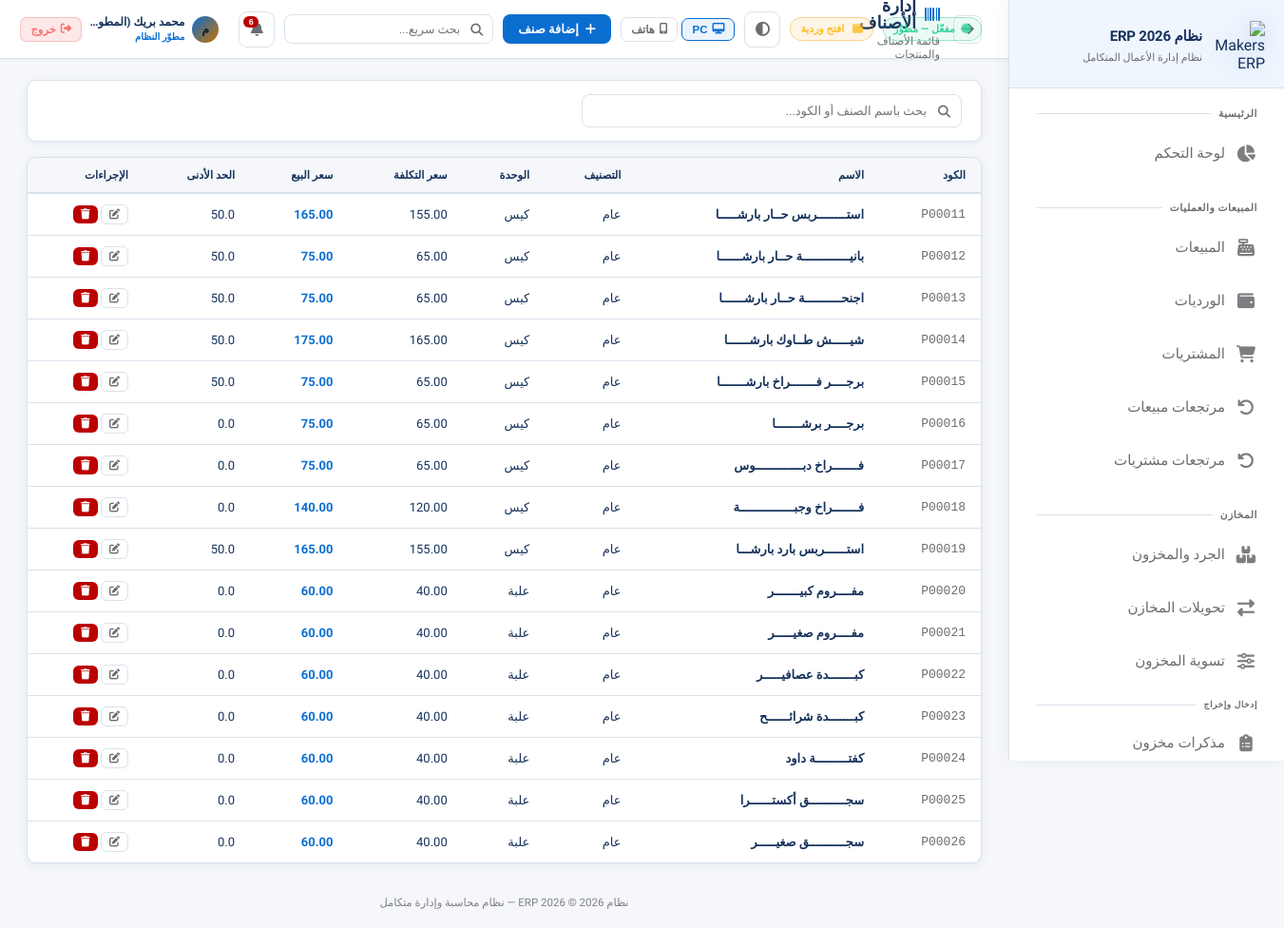
Screenshot of /products (signed in) with the database file from the repository.
### app.py (models this page shows, shortened)
class AppSetting(db.Model):
    id = db.Column(db.Integer, primary_key=True)
    key = db.Column(db.String(80), unique=True, nullable=False)
    value = db.Column(db.Text)

class User(UserMixin, db.Model):
    id = db.Column(db.Integer, primary_key=True)
    username = db.Column(db.String(80), unique=True, nullable=False)
    password_hash = db.Column(db.String(256))
    full_name = db.Column(db.String(120))
    role = db.Column(db.String(20), default='user')  # developer, admin, manager, user
    branch_id = db.Column(db.Integer, db.ForeignKey('branch.id'))
    is_active = db.Column(db.Boolean, default=True)
    created_at = db.Column(db.DateTime, default=datetime.utcnow)
    last_seen = db.Column(db.DateTime, nullable=True)
    last_ip = db.Column(db.String(64), nullable=True)
    last_user_agent = db.Column(db.String(256), nullable=True)
    permissions = db.Column(db.Text)  # JSON list of permission keys; empty = استخدام صلاحيات الدور

class Product(db.Model):
    id = db.Column(db.Integer, primary_key=True)
    code = db.Column(db.String(50), unique=True, nullable=False)
    name = db.Column(db.String(200), nullable=False)
    barcode = db.Column(db.String(50))
    category_id = db.Column(db.Integer, db.ForeignKey('category.id'))
    unit = db.Column(db.String(20), default='قطعة')
    cost_price = db.Column(db.Float, default=0)
    sell_price = db.Column(db.Float, default=0)
    min_stock = db.Column(db.Float, default=0)
    description = db.Column(db.Text)
    is_active = db.Column(db.Boolean, default=True)
    created_at = db.Column(db.DateTime, default=datetime.utcnow)
    stock_items = db.relationship('Stock', backref='product', lazy=True)

class Category(db.Model):
    id = db.Column(db.Integer, primary_key=True)
    name = db.Column(db.String(100), nullable=False)
    parent_id = db.Column(db.Integer, db.ForeignKey('category.id'))
    children = db.relationship('Category', backref=db.backref('parent', remote_side=[id]))
    products = db.relationship('Product', backref='category', lazy=True)

### app.py (the view)
@app.route('/products')
@login_required
def products():
    q = request.args.get('q', '')
    query = Product.query
    if q:
        query = query.filter(db.or_(Product.name.contains(q), Product.code.contains(q)))
    products = query.filter_by(is_active=True).all()
    categories = Category.query.all()
    return render_template('products.html', products=products, categories=categories, q=q)

### templates/products.html (shortened to what this page needs)
{% extends 'base.html' %}
{% set block_icon = 'fas fa-barcode' %}
{% block breadcrumb %}قائمة الأصناف والمنتجات{% endblock %}
{% block topbar_actions %}
<a href="{{ url_for('add_product') }}" class="btn btn-primary"><i class="fas fa-plus"></i> إضافة صنف</a>
{% endblock %}
{% block content %}
<div class="card" style="margin-bottom: 16px;">
    <div class="card-body" style="padding: 14px 20px;">
        <form method="GET">
            <div class="search-box" style="max-width: 400px;">
                <input type="text" name="q" value="{{ q }}" class="form-control" placeholder="بحث باسم الصنف أو الكود...">
            </div>
        </form>
    </div>
</div>
<div class="card">
    <div class="table-container">
        <table>
            <thead><tr>
                <th>الكود</th><th>الاسم</th><th>التصنيف</th><th>الوحدة</th>
                <th>سعر التكلفة</th><th>سعر البيع</th><th>الحد الأدنى</th><th>الإجراءات</th>
            </tr></thead>
            <tbody>
                {% for p in products %}
                <tr>
                    <td style="font-family: monospace; color: var(--text-muted);">{{ p.code }}</td>
                    <td style="font-weight: 600;">{{ p.name }}</td>
                    <td>{{ p.category.name if p.category else '—' }}</td>
                    <td>{{ p.unit }}</td>
                    <td>{{ "{:,.2f}".format(p.cost_price) }}</td>
                    <td style="font-weight: 700; color: var(--accent);">{{ "{:,.2f}".format(p.sell_price) }}</td>
                    <td>{{ p.min_stock }}</td>
                    <td>
                        <a href="{{ url_for('edit_product', id=p.id) }}" class="btn btn-outline btn-xs"><i class="fas fa-edit"></i></a>
                        {% if can('record_delete') %}
                        <form method="POST" action="{{ url_for('delete_product', id=p.id) }}" style="display:inline">
                            <button type="submit" class="btn btn-danger btn-xs" onclick="return confirm('حذف هذا الصنف؟')"><i class="fas fa-trash"></i></button>
                        </form>
                        {% endif %}
                    </td>
                </tr>
                {% else %}
                <tr><td colspan="8"><div class="empty-state"><i class="fas fa-boxes"></i><h3>لا توجد أصناف</h3></div></td></tr>
                {% endfor %}
            </tbody>
        </table>
    </div>
</div>
{% endblock %}

### templates/base.html (shortened to what this page needs)
<!DOCTYPE html>
<html lang="ar" dir="rtl" data-theme="fiori" data-layout-default="{{ layout_max_width | default('1400px') }}">
<head>
    <link rel="stylesheet" href="https://cdnjs.cloudflare.com/ajax/libs/font-awesome/6.5.0/css/all.min.css">
    <link rel="stylesheet" href="{{ url_for('static', filename='css/style.css') }}">
</head>
<body>
<aside class="sidebar sidebar-enterprise" id="sidebar">
    <div class="sidebar-logo">
        <div class="logo-icon">
            <img src="{{ url_for('static', filename='img/logo-makers-erp-3d.png') }}" alt="Makers ERP">
        </div>
        <div class="logo-text">
            <div class="name">{{ app_brand_title | default('النظام المحاسبي الذكي ERP') }}</div>
            <div class="sub">نظام إدارة الأعمال المتكامل</div>
        </div>
    </div>
    <nav class="sidebar-nav" id="sidebarNav" style="display:flex;flex-direction:column;padding-bottom:8px;">
        <div class="nav-section">
            <div class="nav-label">الرئيسية</div>
            {% if can('dashboard') %}
            <a href="{{ url_for('dashboard') }}" class="nav-link {% if request.endpoint=='dashboard' %}active{% endif %}">
                <i class="fas fa-chart-pie"></i><span class="label">لوحة التحكم</span>
            </a>
            {% endif %}
        </div>
        {% if can('sales') or can('purchases') or can('returns') %}
        <div class="nav-section">
            <div class="nav-label">المبيعات والعمليات</div>
            {% if can('sales') %}
            <a href="{{ url_for('sales') }}" class="nav-link ">
                <i class="fas fa-cash-register"></i><span class="label">المبيعات</span>
            </a>
            {% endif %}
            {% if can('shifts') %}
            <a href="{{ url_for('shifts') }}" class="nav-link {% if 'shift' in (request.endpoint or '') %}active{% endif %}">
                <i class="fas fa-wallet"></i><span class="label">الورديات</span>
            </a>
            {% endif %}
            {% if can('purchases') %}
            <a href="{{ url_for('purchases') }}" class="nav-link {% if 'purchase' in (request.endpoint or '') and 'return' not in (request.endpoint or '') and 'report' not in (request.endpoint or '') %}active{% endif %}">
                <i class="fas fa-shopping-cart"></i><span class="label">المشتريات</span>
            </a>
            {% endif %}
            {% if can('returns') %}
            <a href="{{ url_for('sale_returns') }}" class="nav-link {% if request.endpoint in ['sale_returns','new_sale_return'] %}active{% endif %}">
                <i class="fas fa-undo"></i><span class="label">مرتجعات مبيعات</span>
            </a>
            <a href="{{ url_for('purchase_returns') }}" class="nav-link {% if request.endpoint in ['purchase_returns','new_purchase_return'] %}active{% endif %}">
                <i class="fas fa-undo-alt"></i><span class="label">مرتجعات مشتريات</span>
            </a>
            {% endif %}
        </div>
        {% endif %}
        {% if can('inventory') or can('transfers') or can('adjust_stock') %}
        <div class="nav-section">
            <div class="nav-label">المخازن</div>
            {% if can('inventory') %}
            <a href="{{ url_for('inventory') }}" class="nav-link {% if request.endpoint=='inventory' %}active{% endif %}">
                <i class="fas fa-boxes"></i><span class="label">الجرد والمخزون</span>
            </a>
            {% endif %}
            {% if can('transfers') %}
            <a href="{{ url_for('transfers') }}" class="nav-link {% if 'transfer' in (request.endpoint or '') %}active{% endif %}">
                <i class="fas fa-exchange-alt"></i><span class="label">تحويلات المخازن</span>
            </a>
            {% endif %}
            {% if can('adjust_stock') %}
            <a href="{{ url_for('adjust_stock') }}" class="nav-link {% if request.endpoint=='adjust_stock' %}active{% endif %}">
                <i class="fas fa-sliders-h"></i><span class="label">تسوية المخزون</span>
            </a>
            {% endif %}
            {% if can('inventory') %}
            <div class="nav-label" style="padding-top:10px;font-size:9px;">إدخال وإخراج</div>
            <a href="{{ url_for('inventory_memos_list') }}" class="nav-link ">
                <i class="fas fa-clipboard-list"></i><span class="label">مذكرات مخزون</span>
            </a>
            {% endif %}
        </div>
        {% endif %}
    </nav>
</aside>
<main class="main-content">
    <div class="topbar">
        <div style="display:flex;align-items:center;gap:14px;">
            <button type="button" onclick="history.back()" class="icon-btn" title="رجوع" style="font-size:15px;flex-shrink:0;"><i class="fas fa-arrow-right"></i></button>
            <div>
                <div class="page-title"><i class="{{ block_icon | default('fas fa-home') }}"></i>{% block page_title %}الرئيسية{% endblock %}</div>
                <div class="breadcrumb">{% block breadcrumb %}{{ app_brand_title }}{% endblock %}</div>
            </div>
        </div>
        <div class="topbar-right">
            {% if subscription_status %}
            <span class="sub-pill {% if subscription_status.kind in ('developer','permanent') %}ok{% elif subscription_status.kind in ('expired','none') %}bad{% else %}warn{% endif %}" title="حالة الاشتراك / الترخيص">
                <i class="fas fa-certificate" style="margin-left:6px;opacity:.85;"></i>{{ subscription_status.line }}
            </span>
            {% endif %}
            {% if current_open_shift %}
            <a href="{{ url_for('shift_detail', id=current_open_shift.id) }}" class="sub-pill ok" title="لديك وردية مفتوحة" style="text-decoration:none;">
                <i class="fas fa-wallet" style="margin-left:6px;opacity:.85;"></i> وردية مفتوحة
            </a>
            {% elif can('shifts') %}
            <a href="{{ url_for('open_shift') }}" class="sub-pill warn" title="لا توجد وردية مفتوحة" style="text-decoration:none;">
                <i class="fas fa-wallet" style="margin-left:6px;opacity:.85;"></i> افتح وردية
            </a>
            {% endif %}
            <button type="button" class="theme-toggle" onclick="erpToggleTheme()" title="تبديل الثيم (Fiori / فاتح / داكن)"><i class="fas fa-adjust"></i></button>
            <div class="erp-device-layout-tools" style="display:flex;align-items:center;gap:4px;flex-shrink:0;" title="وضع العرض — يُحفظ على هذا الجهاز فقط">
                <button type="button" id="btnLayoutPC" onclick="erpSetLayout('pc')" title="عرض PC"
                    style="display:flex;align-items:center;gap:5px;padding:5px 10px;border-radius:7px;font-size:11.5px;font-weight:700;
                           border:1px solid var(--border);background:transparent;color:var(--text-muted);cursor:pointer;transition:all .18s;">
                    <i class="fas fa-desktop"></i> PC
                </button>
                <button type="button" id="btnLayoutPhone" onclick="erpSetLayout('phone')" title="عرض هاتف"
                    style="display:flex;align-items:center;gap:5px;padding:5px 10px;border-radius:7px;font-size:11.5px;font-weight:700;
                           border:1px solid var(--border);background:transparent;color:var(--text-muted);cursor:pointer;transition:all .18s;">
                    <i class="fas fa-mobile-alt"></i> هاتف
                </button>
            </div>
            {% block topbar_actions %}{% endblock %}
            <div style="position:relative;" id="globalSearchWrapper">
                <div style="position:relative;">
                    <i class="fas fa-search" style="position:absolute;right:11px;top:50%;transform:translateY(-50%);color:var(--text-muted);font-size:13px;pointer-events:none;"></i>
                    <input type="text" id="globalSearchInput" placeholder="بحث سريع..." autocomplete="off"
                        style="width:220px;padding:7px 34px 7px 12px;background:rgba(255,255,255,.04);border:1px solid var(--border);
                               border-radius:8px;color:var(--text);font-family:Cairo,sans-serif;font-size:12.5px;transition:all .2s;"
                        onfocus="this.style.borderColor='var(--accent)';this.style.width='280px'"
                        onblur="setTimeout(()=>{this.style.borderColor='';this.style.width='220px';closeGlobalSearch()},200)">
                </div>
            </div>
            <div style="position:relative;" id="notifWrapper">
                <button class="notif-btn" onclick="toggleNotif()" title="الإشعارات">
                    <i class="fas fa-bell"></i>
                    <span class="notif-count" id="notifCount"></span>
                </button>
            </div>
            <div style="display:flex;align-items:center;gap:8px;padding:4px 10px;border-radius:10px;
                        background:rgba(255,255,255,.05);border:1px solid rgba(255,255,255,.09);
                        backdrop-filter:blur(12px);-webkit-backdrop-filter:blur(12px);flex-shrink:0;">
                <div style="width:28px;height:28px;border-radius:50%;background:linear-gradient(135deg,var(--accent),#c97000);
                            display:flex;align-items:center;justify-content:center;font-size:12px;font-weight:800;color:#0f1422;flex-shrink:0;">
                    {{ (current_user.full_name or current_user.username)[0] }}
                </div>
                <div style="line-height:1.3;min-width:0;">
                    <div style="font-size:12px;font-weight:700;color:var(--text);white-space:nowrap;overflow:hidden;text-overflow:ellipsis;max-width:100px;">
                        {{ current_user.full_name or current_user.username }}
                    </div>
                    <div style="font-size:10px;color:var(--accent);font-weight:600;">
                        {% if current_user.role=='developer' %}مطوّر النظام
                        {% elif current_user.role=='admin' %}مدير النظام
                        {% elif current_user.role=='manager' %}مشرف
                        {% else %}مستخدم{% endif %}
                    </div>
                </div>
                <a href="{{ url_for('logout') }}" title="تسجيل الخروج"
                   style="display:flex;align-items:center;gap:5px;padding:5px 10px;border-radius:7px;
                          background:rgba(239,68,68,.12);border:1px solid rgba(239,68,68,.25);
                          color:#f87171;font-size:11.5px;font-weight:700;text-decoration:none;white-space:nowrap;
                          transition:all .18s;flex-shrink:0;"
                   onmouseover="this.style.background='rgba(239,68,68,.22)';this.style.borderColor='rgba(239,68,68,.5)'"
                   onmouseout="this.style.background='rgba(239,68,68,.12)';this.style.borderColor='rgba(239,68,68,.25)'">
                    <i class="fas fa-sign-out-alt"></i> خروج
                </a>
            </div>
        </div>
    </div>
    <div class="content fade-in">
        {% block content %}{% endblock %}
    </div>
    <div class="app-footer-note">{{ app_brand_title }} © 2026 — نظام محاسبة وإدارة متكامل</div>
</main>
</body>
</html>

### rows the page displays
AppSetting: value "نظام ERP 2026"
User: full_name "م", full_name "محمد بريك (المطور)"
Product: code "P00011", name "استــــــــربس حــار بارشـــــا", category "عام", unit "كيس", cost_price "155.00", sell_price "165.00", min_stock "50.0"
Product: code "P00012", name "بانيـــــــــــــة حــار بارشــــــا", category "عام", unit "كيس", cost_price "65.00", sell_price "75.00", min_stock "50.0"
Product: code "P00013", name "اجنحــــــــــة حــار بارشــــــا", category "عام", unit "كيس", cost_price "65.00", sell_price "75.00", min_stock "50.0"
Product: code "P00014", name "شيـــــش طــاوك بارشــــــا", category "عام", unit "كيس", cost_price "165.00", sell_price "175.00", min_stock "50.0"
Product: code "P00015", name "برجــــر فـــــــراخ بارشـــــــا", category "عام", unit "كيس", cost_price "65.00", sell_price "75.00", min_stock "50.0"
Product: code "P00016", name "برجــــر برشـــــــا", category "عام", unit "كيس", cost_price "65.00", sell_price "75.00", min_stock "0.0"
Product: code "P00017", name "فـــــــراخ دبـــــــــــــوس", category "عام", unit "كيس", cost_price "65.00", sell_price "75.00", min_stock "0.0"
Product: code "P00018", name "فـــــــراخ وجبـــــــــــــــة", category "عام", unit "كيس", cost_price "120.00", sell_price "140.00", min_stock "0.0"
Product: code "P00019", name "استــــــربس بارد بارشـــا", category "عام", unit "كيس", cost_price "155.00", sell_price "165.00", min_stock "50.0"
Product: code "P00020", name "مفــــروم كبيـــــــر", category "عام", unit "علبة", cost_price "40.00", sell_price "60.00", min_stock "0.0"
Product: code "P00021", name "مفــــروم صغيـــــر", category "عام", unit "علبة", cost_price "40.00", sell_price "60.00", min_stock "0.0"
Product: code "P00022", name "كبـــــــدة عصافيـــــر", category "عام", unit "علبة", cost_price "40.00", sell_price "60.00", min_stock "0.0"
Product: code "P00023", name "كبـــــــدة شرائــــــح", category "عام", unit "علبة", cost_price "40.00", sell_price "60.00", min_stock "0.0"
Product: code "P00024", name "كفتـــــــــة داود", category "عام", unit "علبة", cost_price "40.00", sell_price "60.00", min_stock "0.0"
Product: code "P00025", name "سجــــــــــق أكستــــــرا", category "عام", unit "علبة", cost_price "40.00", sell_price "60.00", min_stock "0.0"
Product: code "P00026", name "سجــــــــــق صغيـــــر", category "عام", unit "علبة", cost_price "40.00", sell_price "60.00", min_stock "0.0"

### other values shown
{{ subscription_status.line }} "مفعّل — مطوّر"
